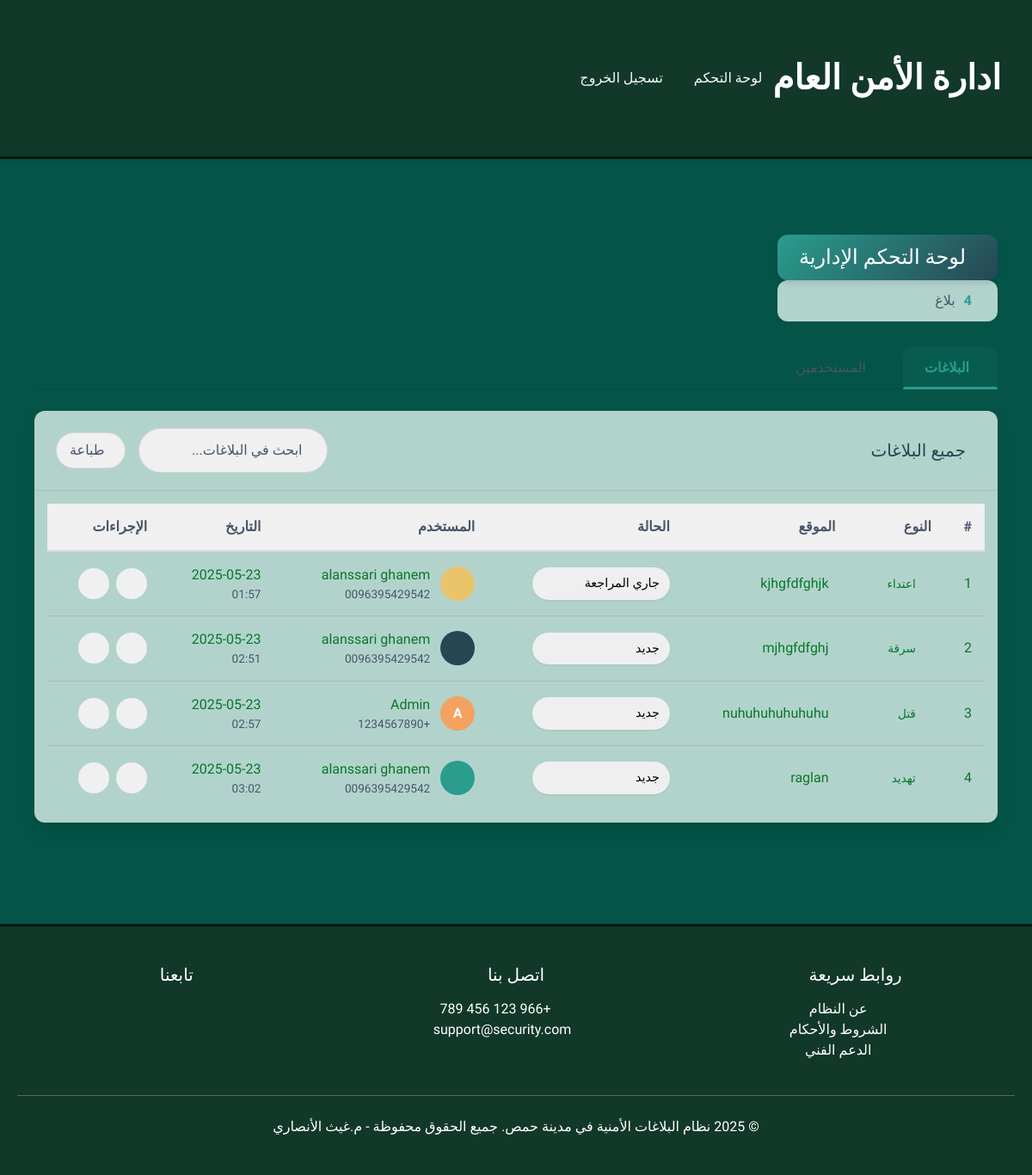
The page /admin (signed in) on the database its author committed.
### app.py (models this page shows)
        class Complaint(db.Model):
            id = db.Column(db.Integer, primary_key=True)
            type = db.Column(db.String(50), nullable=False)
            location = db.Column(db.String(200), nullable=False)
            description = db.Column(db.Text, nullable=False)
            status = db.Column(db.String(20), default='جديد')
            created_at = db.Column(db.DateTime, default=datetime.now)
            user_id = db.Column(db.Integer, db.ForeignKey('user.id'), nullable=False)

        class User(UserMixin, db.Model):
            id = db.Column(db.Integer, primary_key=True)
            name = db.Column(db.String(100), nullable=False)
            email = db.Column(db.String(100), unique=True, nullable=False)
            phone = db.Column(db.String(20), nullable=False)  # Added phone field
            national_id = db.Column(db.String(20), unique=True, nullable=False)  # Added national ID field
            password = db.Column(db.String(200), nullable=False)
            is_admin = db.Column(db.Boolean, default=False)
            complaints = db.relationship('Complaint', backref='author', lazy=True)

### app.py (the view)
        @app.route('/admin')
        @login_required
        def admin_dashboard():
            if not current_user.is_admin:
                abort(403)
            complaints = Complaint.query.all()
            users = User.query.all()
            return render_template('admin_dashboard.html', complaints=complaints, users=users)

### templates/admin_dashboard.html (shortened to what this page needs)
{% extends "base.html" %}
{% block content %}
<div class="container admin-dashboard">
    <div class="dashboard-header">
        <div class="header-content">
            <h2 class="dashboard-title">
                لوحة التحكم الإدارية
            </h2>
            <div class="complaint-counter">
                <span>{{ complaints|length }}</span> بلاغ
            </div>
        </div>
    </div>
    <div class="tabs-container">
        <button class="tab-btn active" onclick="openTab('complaints')">
             البلاغات
        </button>
        <button class="tab-btn" onclick="openTab('users')">
             المستخدمين
        </button>
    </div>
    <div id="complaints-tab" class="tab-content active">
        <div class="modern-card">
            <div class="card-header">
                <div class="header-flex">
                    <h3 class="card-title">
                        جميع البلاغات
                    </h3>
                    <div class="action-buttons">
                        <div class="search-box">
                            <input type="text" id="complaints-search" placeholder="ابحث في البلاغات..." class="search-input">
                        </div>
                        <button class="print-btn" onclick="printTable('complaints-table')">
                             طباعة
                        </button>
                    </div>
                </div>
            </div>
            <div class="table-container">
                <table class="modern-table" id="complaints-table">
                    <thead>
                        <tr>
                            <th>#</th>
                            <th>النوع</th>
                            <th>الموقع</th>
                            <th>الحالة</th>
                            <th>المستخدم</th>
                            <th>التاريخ</th>
                            <th>الإجراءات</th>
                        </tr>
                    </thead>
                    <tbody>
                        {% for complaint in complaints %}
                        <tr class="table-row" data-complaint-id="{{ complaint.id }}">
                            <td>{{ complaint.id }}</td>
                            <td>
                                <span class="type-badge type-{{ complaint.type|lower|replace(' ', '-') }}">
                                    {{ complaint.type }}
                                </span>
                            </td>
                            <td>
                                <div class="location-cell">
                                    <span>{{ complaint.location }}</span>
                                </div>
                            </td>
                            <td>
                                <form method="POST" action="{{ url_for('update_status', id=complaint.id) }}" onclick="event.stopPropagation()">
                                    <select name="status"
                                        class="status-select status-{{ complaint.status|lower|replace(' ', '-') }}"
                                        onchange="this.form.submit()">
                                        <option value="جديد" {% if complaint.status == 'جديد' %}selected{% endif %}>جديد</option>
                                        <option value="جاري المراجعة" {% if complaint.status == 'جاري المراجعة' %}selected{% endif %}>جاري المراجعة</option>
                                    </select>
                                </form>
                            </td>
                            <td>
                                <div class="user-info">
                                    <div class="user-avatar" style="background-color: {{ ['#2A9D8F', '#264653', '#E9C46A', '#F4A261', '#E76F51'] | random }}">
                                        {{ complaint.author.name|first|upper }}
                                    </div>
                                    <div class="user-details">
                                        <div class="user-name">{{ complaint.author.name }}</div>
                                        <div class="user-phone">{{ complaint.author.phone }}</div>
                                    </div>
                                </div>
                            </td>
                            <td>
                                <div class="date-time">
                                    <div class="date">{{ complaint.created_at.strftime('%Y-%m-%d') }}</div>
                                    <div class="time">{{ complaint.created_at.strftime('%H:%M') }}</div>
                                </div>
                            </td>
                            <td>
                                <div class="actions-cell">
                                    <button class="action-btn view-btn" onclick="showComplaintDetails(event, {{ complaint.id }})">
                                    </button>
                                    <button class="action-btn delete-btn" onclick="deleteComplaint(event, {{ complaint.id }})">
                                    </button>
                                </div>
                            </td>
                        </tr>
                        {% endfor %}
                    </tbody>
                </table>
            </div>
        </div>
    </div>
</div>
{% endblock %}

### templates/base.html (shortened to what this page needs)
<!DOCTYPE html>
<html lang="ar" dir="rtl">
<head>
    <link href="https://cdn.jsdelivr.net/npm/bootstrap@5.3.0/dist/css/bootstrap.min.css" rel="stylesheet">
    <link rel="stylesheet" href="https://cdnjs.cloudflare.com/ajax/libs/line-awesome/1.3.0/line-awesome/css/line-awesome.min.css">
</head>
<body>
    <nav class="navbar navbar-expand-lg navbar-dark py-3">
        <div class="container">
            <a class="navbar-brand fw-bold d-flex align-items-center" href="{{ url_for('home') }}">
                <header style="text-align: center; padding: 20px 0;">
    <span class="gradient-text" style="font-size: 2.5rem;">
        ادارة اﻷمن العام
    </span>
</header>
            </a>
            <div class="collapse navbar-collapse" id="navbarNav">
                <div class="navbar-nav ms-auto gap-3">
                    {% if current_user.is_authenticated %}
                        {% if current_user.is_admin %}
                        <a class="nav-link text-light" href="{{ url_for('admin_dashboard') }}">
                            لوحة التحكم
                        </a>
                        {% else %}
                        <a class="nav-link text-light" href="{{ url_for('dashboard') }}">
                            <i class="las la-home me-1"></i>الرئيسية
                        </a>
                        {% endif %}
                        <a class="nav-link text-light" href="{{ url_for('logout') }}">
                            تسجيل الخروج
                        </a>
                    {% endif %}
                </div>
            </div>
        </div>
    </nav>
    <main class="container my-5">
        {% block content %}{% endblock %}
    </main>
    <footer class="text-white py-4">
        <div class="container">
            <div class="row g-4">
                <div class="col-md-4 text-center">
                    <h5 class="mb-3">روابط سريعة</h5>
                    <ul class="list-unstyled">
                        <li><a href="#" class="text-white text-decoration-none">عن النظام</a></li>
                        <li><a href="#" class="text-white text-decoration-none">الشروط والأحكام</a></li>
                        <li><a href="#" class="text-white text-decoration-none">الدعم الفني</a></li>
                    </ul>
                </div>
                <div class="col-md-4 text-center">
                    <h5 class="mb-3">اتصل بنا</h5>
                    <ul class="list-unstyled">
                        <li>+966 123 456 789</li>
                        <li>support@security.com</li>
                    </ul>
                </div>
                <div class="col-md-4 text-center">
                    <h5 class="mb-3">تابعنا</h5>
                </div>
            </div>
            <hr class="my-4">
            <div class="text-center">
                <p class="mb-0">
                    © 2025 نظام البلاغات الأمنية في مدينة حمص.
                    <span class="text-accent">جميع الحقوق محفوظة - م.غيث اﻷنصاري</span>
                </p>
            </div>
        </div>
    </footer>
</body>
</html>

### templates/base.html (style rules this page uses)
:root { --primary: #63a58c; --secondary: #058f4f; --accent: #021a10; --dark: #123829; --light: #005344; }
body { font-family: 'Tajawal', sans-serif; background: var(--light); min-height: 100vh; display: flex; flex-direction: column; }
.navbar { background: var(--dark) !important; box-shadow: 0 4px 6px -1px rgba(0, 0, 0, 0.1); border-bottom: 3px solid var(--accent); }
.nav-link { position: relative; transition: all 0.3s ease; }
.nav-link::after { content: ''; position: absolute; bottom: -3px; left: 0; width: 0; height: 2px; background: var(--accent); transition: width 0.3s ease; }
footer { margin-top: auto; background: var(--dark); border-top: 3px solid var(--accent); }

### rows shown on the page
Complaint: id "1", type "اعتداء", location "kjhgfdfghjk", status "جاري المراجعة", author.name "alanssari ghanem", author.phone "0096395429542", created_at "2025-05-23", created_at "01:57"
Complaint: id "2", type "سرقة", location "mjhgfdfghj", status "جديد", author.name "alanssari ghanem", author.phone "0096395429542", created_at "2025-05-23", created_at "02:51"
Complaint: id "3", type "قتل", location "nuhuhuhuhuhuhu", status "جديد", author.name|first "A", author.name "Admin", author.phone "+1234567890", created_at "2025-05-23", created_at "02:57"
Complaint: id "4", type "تهديد", location "raglan", status "جديد", author.name "alanssari ghanem", author.phone "0096395429542", created_at "2025-05-23", created_at "03:02"

### other values the page prints
{{ complaints|length }} "4"
